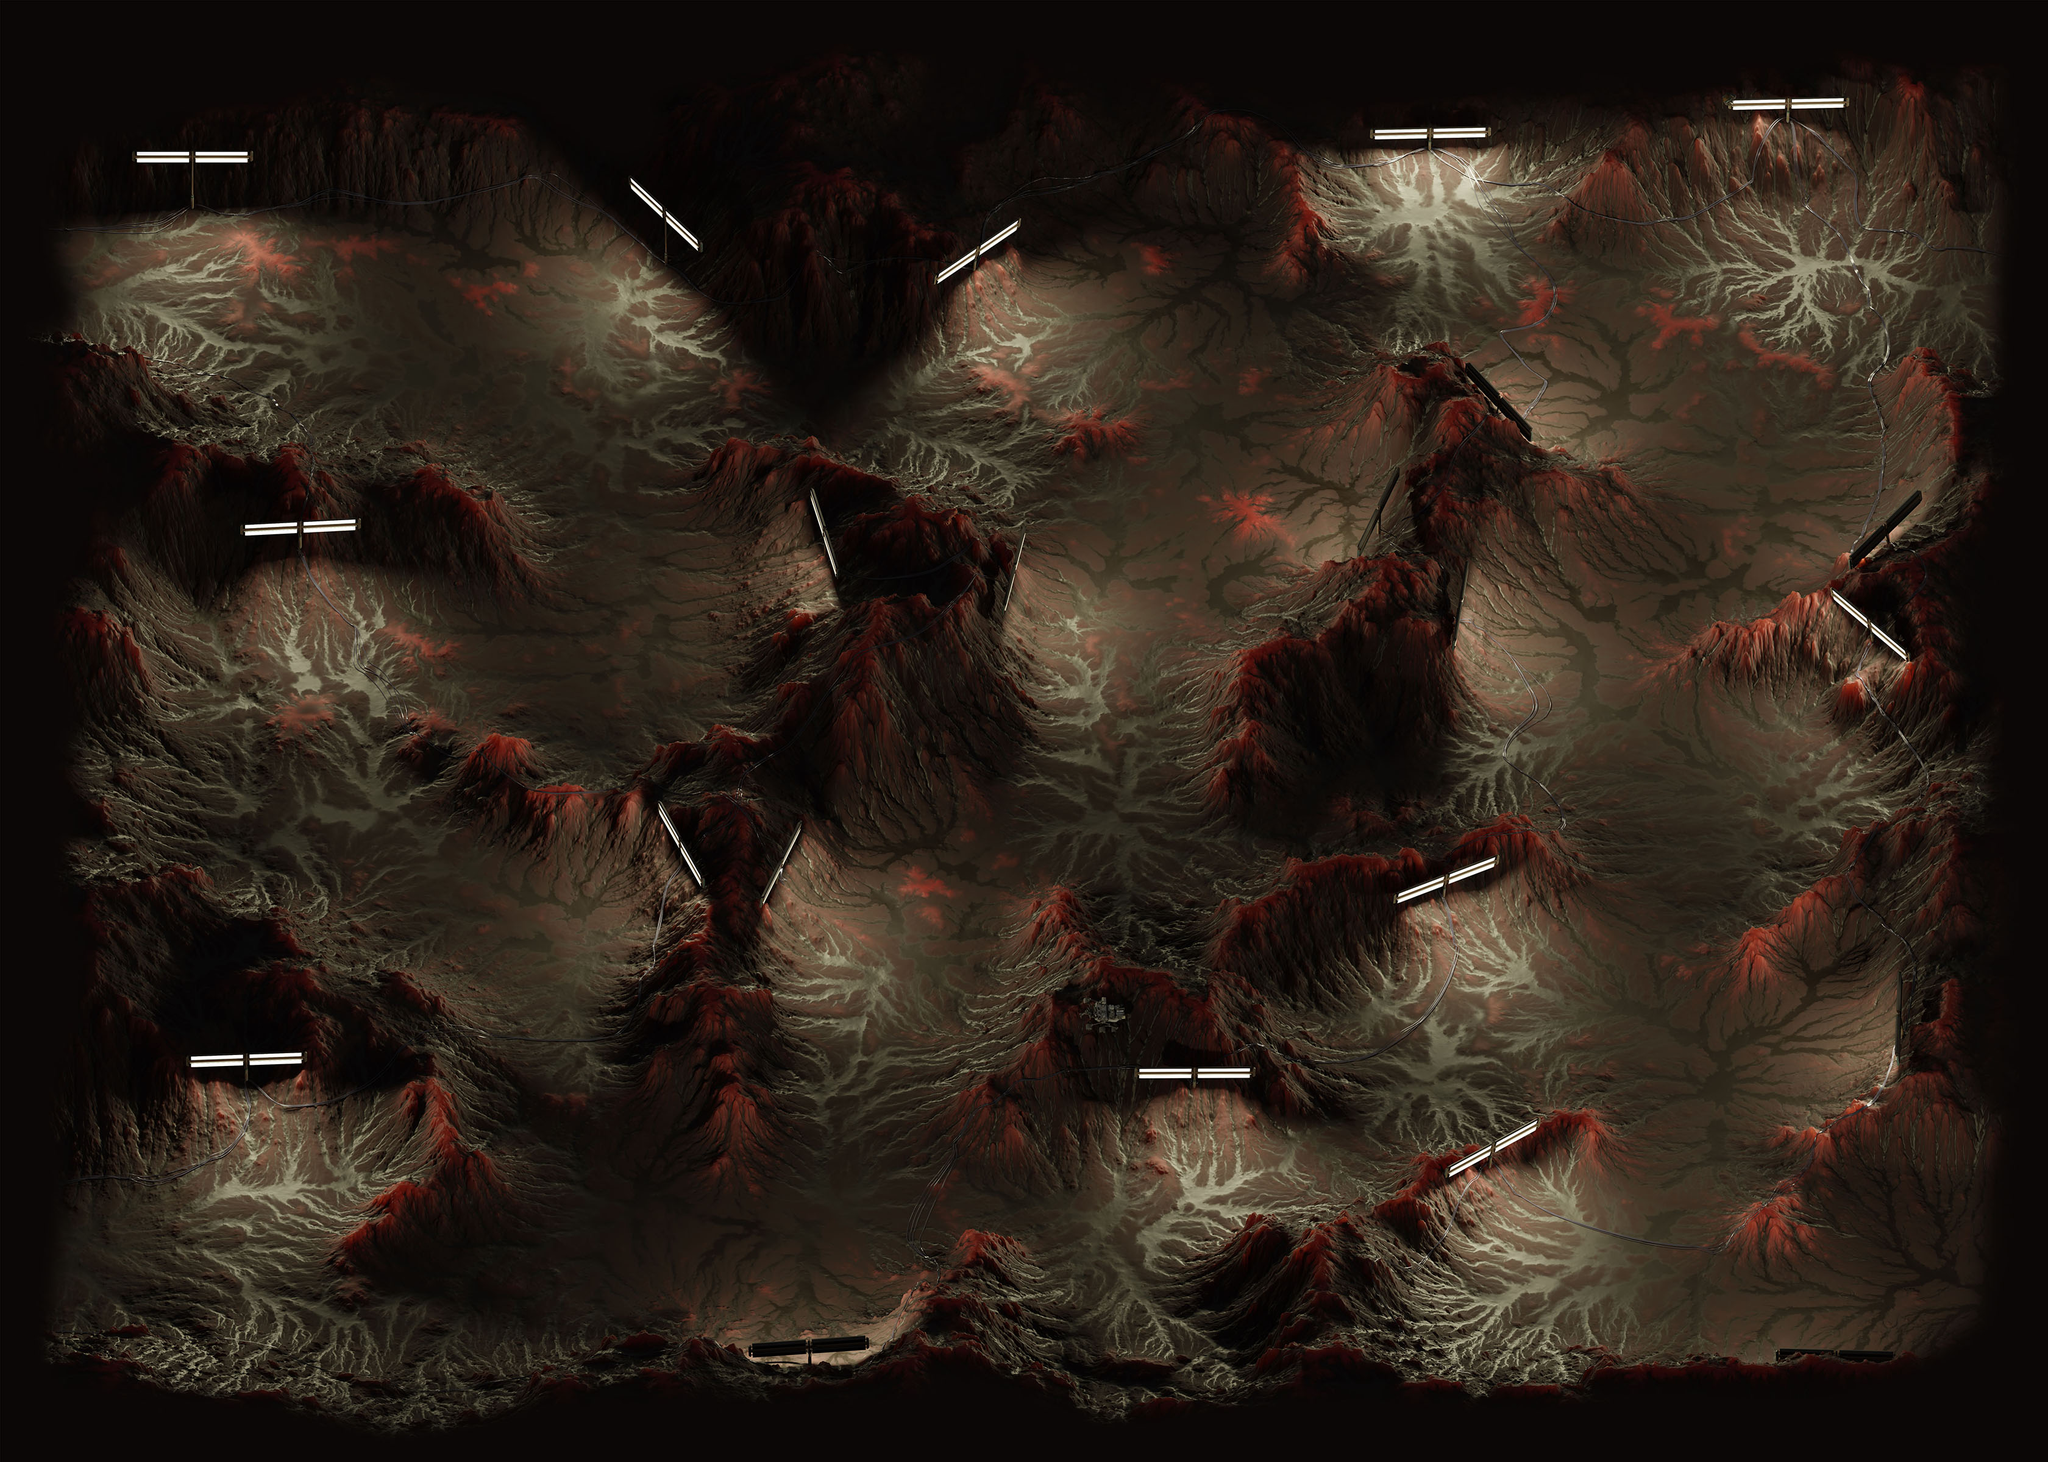

Tiled map render using the project's own tile images. Description and the map definition, with tile-layer contents summarised, below:
An orthogonal 21x15 tile map with 160x160 px tiles, 1 tile layer (Background).

<map version="1.9" tiledversion="1.9.0" orientation="orthogonal" renderorder="right-down" width="21" height="15" tilewidth="160" tileheight="160" infinite="0" nextlayerid="2" nextobjectid="1">
 <editorsettings>
  <export target="level1.json" format="json" />
 </editorsettings>
 <tileset firstgid="1" name="bg_tileset" tilewidth="160" tileheight="160" tilecount="315" columns="21">
  <image source="bg.jpg" width="3360" height="2400" />
  <tile id="0" class="solid" />
  <tile id="1" class="solid" />
  <tile id="2" class="solid" />
  <tile id="3" class="solid" />
  <tile id="4" class="solid" />
  <tile id="5" class="solid" />
  <tile id="6" class="solid" />
  <tile id="7" class="solid" />
  <tile id="8" class="solid" />
  <tile id="9" class="solid" />
  <tile id="10" class="solid" />
  <tile id="11" class="solid" />
  <tile id="12" class="solid" />
  <tile id="13" class="solid" />
  <tile id="14" class="solid" />
  <tile id="15" class="solid" />
  <tile id="16" class="solid" />
  <tile id="17" class="solid" />
  <tile id="18" class="solid" />
  <tile id="19" class="solid" />
  <tile id="20" class="solid" />
  <tile id="21" class="solid" />
  <tile id="22" class="solid" />
  <tile id="23" class="solid" />
  <tile id="24" class="solid" />
  <tile id="25" class="solid" />
  <tile id="26" class="solid" />
  <tile id="27" class="solid" />
  <tile id="28" class="solid" />
  <tile id="29" class="solid" />
  <tile id="30" class="solid" />
  <tile id="31" class="solid" />
  <tile id="32" class="solid" />
  <tile id="33" class="solid" />
  <tile id="34" class="solid" />
  <tile id="35" class="solid" />
  <tile id="36" class="solid" />
  <tile id="37" class="solid" />
  <tile id="38" class="solid" />
  <tile id="39" class="solid" />
  <tile id="40" class="solid" />
  <tile id="41" class="solid" />
  <tile id="42" class="exit" />
  <tile id="49" class="solid" />
  <tile id="50" class="solid" />
  <tile id="51" class="solid" />
  <tile id="55" class="solid" />
  <tile id="62" class="exit" />
  <tile id="63" class="solid" />
  <tile id="71" class="debris" />
  <tile id="84" class="solid" />
  <tile id="85" class="solid" />
  <tile id="86" class="solid" />
  <tile id="91" class="solid" />
  <tile id="92" class="solid" />
  <tile id="98" class="solid" />
  <tile id="99" class="solid" />
  <tile id="103" class="solid" />
  <tile id="104" class="solid" />
  <tile id="105" class="solid" />
  <tile id="106" class="solid" />
  <tile id="107" class="solid" />
  <tile id="108" class="solid" />
  <tile id="109" class="solid" />
  <tile id="113" class="solid" />
  <tile id="114" class="solid" />
  <tile id="115" class="solid" />
  <tile id="119" class="solid" />
  <tile id="120" class="solid" />
  <tile id="124" class="solid" />
  <tile id="125" class="solid" />
  <tile id="126" class="solid" />
  <tile id="127" class="solid" />
  <tile id="134" class="solid" />
  <tile id="135" class="solid" />
  <tile id="138" class="solid" />
  <tile id="139" class="solid" />
  <tile id="140" class="solid" />
  <tile id="143" class="solid" />
  <tile id="144" class="solid" />
  <tile id="145" class="solid" />
  <tile id="146" class="solid" />
  <tile id="147" class="solid" />
  <tile id="148" class="solid" />
  <tile id="152" class="solid" />
  <tile id="154" class="solid" />
  <tile id="155" class="solid" />
  <tile id="156" class="solid" />
  <tile id="159" class="solid" />
  <tile id="160" class="solid" />
  <tile id="166" class="solid" />
  <tile id="167" class="solid" />
  <tile id="168" class="solid" />
  <tile id="169" class="solid" />
  <tile id="173" class="solid" />
  <tile id="174" class="solid" />
  <tile id="175" class="solid" />
  <tile id="181" class="debris" />
  <tile id="183" class="solid" />
  <tile id="187" class="solid" />
  <tile id="188" class="solid" />
  <tile id="189" class="solid" />
  <tile id="190" class="solid" />
  <tile id="191" class="solid" />
  <tile id="196" class="solid" />
  <tile id="199" class="solid" />
  <tile id="201" class="solid" />
  <tile id="202" class="solid" />
  <tile id="203" class="solid" />
  <tile id="207" class="solid" />
  <tile id="208" class="solid" />
  <tile id="209" class="solid" />
  <tile id="210" class="solid" />
  <tile id="211" class="solid" />
  <tile id="212" class="solid" />
  <tile id="213" class="solid" />
  <tile id="214" class="solid" />
  <tile id="217" class="solid" />
  <tile id="220" class="solid" />
  <tile id="221" class="solid" />
  <tile id="222" class="solid" />
  <tile id="229" class="solid" />
  <tile id="230" class="solid" />
  <tile id="231" class="solid" />
  <tile id="232" class="solid" />
  <tile id="233" class="solid" />
  <tile id="234" class="solid" />
  <tile id="235" class="solid" />
  <tile id="238" class="solid" />
  <tile id="241" class="solid" />
  <tile id="246" class="solid" />
  <tile id="247" class="solid" />
  <tile id="249" class="solid" />
  <tile id="250" class="solid" />
  <tile id="251" class="solid" />
  <tile id="252" class="exit" />
  <tile id="255" class="solid" />
  <tile id="256" class="solid" />
  <tile id="262" class="debris" />
  <tile id="265" class="solid" />
  <tile id="266" class="solid" />
  <tile id="270" class="solid" />
  <tile id="272" class="exit" />
  <tile id="282" class="solid" />
  <tile id="283" class="solid" />
  <tile id="285" class="solid" />
  <tile id="286" class="solid" />
  <tile id="294" class="solid" />
  <tile id="295" class="solid" />
  <tile id="296" class="solid" />
  <tile id="297" class="solid" />
  <tile id="298" class="solid" />
  <tile id="299" class="solid" />
  <tile id="300" class="solid" />
  <tile id="301" class="solid" />
  <tile id="302" class="solid" />
  <tile id="303" class="solid" />
  <tile id="304" class="solid" />
  <tile id="305" class="solid" />
  <tile id="306" class="solid" />
  <tile id="307" class="solid" />
  <tile id="308" class="solid" />
  <tile id="309" class="solid" />
  <tile id="310" class="solid" />
  <tile id="311" class="solid" />
  <tile id="312" class="solid" />
  <tile id="313" class="solid" />
  <tile id="314" class="solid" />
 </tileset>
 <layer id="1" name="Background" width="21" height="15">
  <data>[315 cells, 315 non-empty, 315 distinct tile ids]</data>
 </layer>
</map>